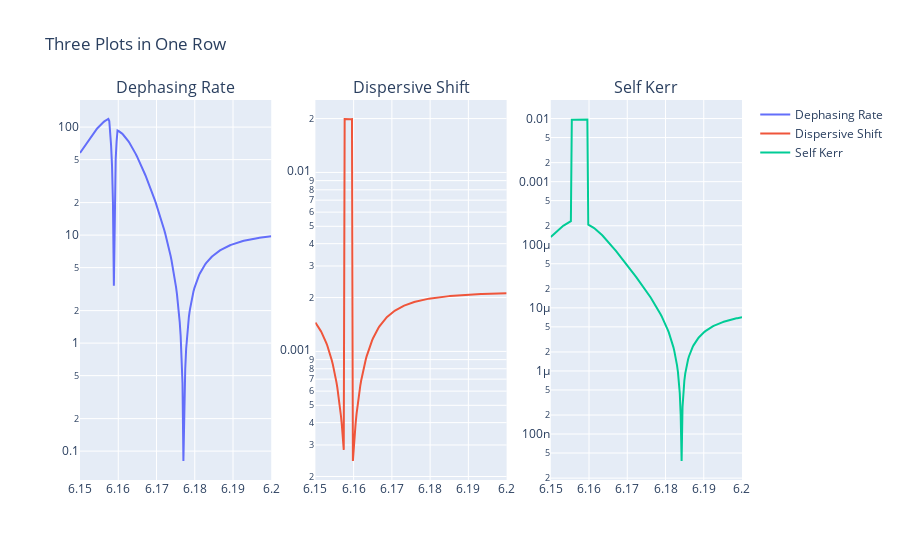

Source (notebook cell):
### Code cell
from plotly.subplots import make_subplots
import plotly.graph_objects as go
import numpy as np
import pandas as pd

# ...existing code...
data = { 'Frequency (GHz)': omega_range / 2 / np.pi, 'Dephasing Rate (KHz)': result[0], 'Dispersive Shift (GHz)': np.abs(result[1]), 'Self Kerr (GHz)': np.abs(result[2]) }

df = pd.DataFrame(data)
# Create a subplot figure
fig = make_subplots(rows=1, cols=3, subplot_titles=["Dephasing Rate", "Dispersive Shift", "Self Kerr"])

# Add Dephasing Rate trace
fig.add_trace(go.Scatter(x=df["Frequency (GHz)"], y=df["Dephasing Rate (KHz)"], mode="lines", name="Dephasing Rate"),
              row=1, col=1)

# Add Dispersive Shift trace
fig.add_trace(go.Scatter(x=df["Frequency (GHz)"], y=df["Dispersive Shift (GHz)"], mode="lines", name="Dispersive Shift"),
              row=1, col=2)

# Add Self Kerr trace
fig.add_trace(go.Scatter(x=df["Frequency (GHz)"], y=df["Self Kerr (GHz)"], mode="lines", name="Self Kerr"),
              row=1, col=3)

# Use log scale for y-axes
fig.update_yaxes(type="log", row=1, col=1)
fig.update_yaxes(type="log", row=1, col=2)
fig.update_yaxes(type="log", row=1, col=3)

fig.update_layout(title="Three Plots in One Row")
fig.show()

### Figure 1 — Plotly figure (JSON) as saved in the notebook; plotly's stock layout.template omitted (floating-point values rounded to 4 significant figures; data arrays with more than 128 entries replaced by an {"elided": "..."} marker saying what was removed)
{"data": [{"mode": "lines", "name": "Dephasing Rate", "type": "scatter", "x": {"elided": "210 float values"}, "xaxis": "x", "y": {"elided": "210 float values"}, "yaxis": "y"}, {"mode": "lines", "name": "Dispersive Shift", "type": "scatter", "x": {"elided": "210 float values"}, "xaxis": "x2", "y": {"elided": "210 float values"}, "yaxis": "y2"}, {"mode": "lines", "name": "Self Kerr", "type": "scatter", "x": {"elided": "210 float values"}, "xaxis": "x3", "y": {"elided": "210 float values"}, "yaxis": "y3"}], "layout": {"annotations": [{"font": {"size": 16}, "showarrow": false, "text": "Dephasing Rate", "x": 0.1444, "xanchor": "center", "xref": "paper", "y": 1, "yanchor": "bottom", "yref": "paper"}, {"font": {"size": 16}, "showarrow": false, "text": "Dispersive Shift", "x": 0.5, "xanchor": "center", "xref": "paper", "y": 1, "yanchor": "bottom", "yref": "paper"}, {"font": {"size": 16}, "showarrow": false, "text": "Self Kerr", "x": 0.8556, "xanchor": "center", "xref": "paper", "y": 1, "yanchor": "bottom", "yref": "paper"}], "title": {"text": "Three Plots in One Row"}, "xaxis": {"anchor": "y", "domain": [0, 0.2889]}, "xaxis2": {"anchor": "y2", "domain": [0.3556, 0.6444]}, "xaxis3": {"anchor": "y3", "domain": [0.7111, 1]}, "yaxis": {"anchor": "x", "domain": [0, 1], "type": "log"}, "yaxis2": {"anchor": "x2", "domain": [0, 1], "type": "log"}, "yaxis3": {"anchor": "x3", "domain": [0, 1], "type": "log"}}}
